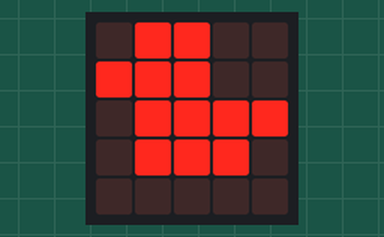
Simulated run of this program. Board: BBC micro:bit (MakeCode). Shown: the board's 5×5 LED display.

Above: at 0.1 s.

The program:

main.ts
```typescript
basic.forever(function () {
    basic.showIcon(IconNames.Duck)
    basic.pause(500)
})
basic.forever(function () {
    basic.showIcon(IconNames.Duck)
    basic.showLeds(`
        . . . . .
        . . . . .
        . . . . .
        . . . . .
        . . . . .
        `)
    basic.pause(500)
})
```

test.ts
```typescript
// testes vão aqui; isto não será compilado quando este pacote for usado como uma extensão.
```
